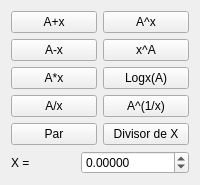
       <widget class="QWidget" name="page_2">
        <layout class="QGridLayout" name="gridLayout_8">
         <item row="0" column="0">
          <layout class="QVBoxLayout" name="verticalLayout_8">
           <item>
            <layout class="QHBoxLayout" name="horizontalLayout_15">
             <item>
              <layout class="QVBoxLayout" name="verticalLayout_2">
               <item>
                <widget class="QPushButton" name="suma">
                 <property name="text">
                  <string>A+x</string>
                 </property>
                </widget>
               </item>
               <item>
                <widget class="QPushButton" name="resta">
                 <property name="text">
                  <string>A-x</string>
                 </property>
                </widget>
               </item>
               <item>
                <widget class="QPushButton" name="producto">
                 <property name="text">
                  <string>A*x</string>
                 </property>
                </widget>
               </item>
               <item>
                <widget class="QPushButton" name="divicion">
                 <property name="text">
                  <string>A/x</string>
                 </property>
                </widget>
               </item>
               <item>
                <widget class="QPushButton" name="Par">
                 <property name="text">
                  <string>Par</string>
                 </property>
                </widget>
               </item>
              </layout>
             </item>
             <item>
              <layout class="QVBoxLayout" name="verticalLayout_7">
               <item>
                <widget class="QPushButton" name="elevacion">
                 <property name="text">
                  <string>A^x</string>
                 </property>
                </widget>
               </item>
               <item>
                <widget class="QPushButton" name="elevacionA">
                 <property name="text">
                  <string>x^A</string>
                 </property>
                </widget>
               </item>
               <item>
                <widget class="QPushButton" name="log">
                 <property name="text">
                  <string>Logx(A)</string>
                 </property>
                </widget>
               </item>
               <item>
                <widget class="QPushButton" name="raiz">
                 <property name="text">
                  <string>A^(1/x)</string>
                 </property>
                </widget>
               </item>
               <item>
                <widget class="QPushButton" name="Divisor">
                 <property name="text">
                  <string>Divisor de X</string>
                 </property>
                </widget>
               </item>
              </layout>
             </item>
            </layout>
           </item>
           <item>
            <layout class="QHBoxLayout" name="horizontalLayout_2">
             <item>
              <widget class="QLabel" name="label_5">
               <property name="text">
                <string>X =</string>
               </property>
              </widget>
             </item>
             <item>
              <widget class="QDoubleSpinBox" name="operar">
               <property name="decimals">
                <number>5</number>
               </property>
               <property name="minimum">
                <double>-10000000000000.000000000000000</double>
               </property>
               <property name="maximum">
                <double>10000000000000.000000000000000</double>
               </property>
              </widget>
             </item>
            </layout>
           </item>
          </layout>
         </item>
        </layout>
       </widget>
